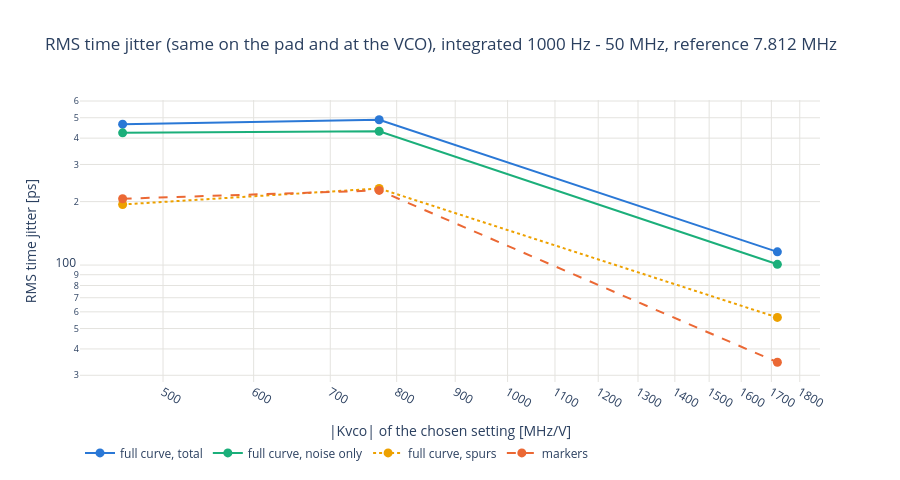

The cell this chart's notebook holds for it:
### Code cell
# RMS jitter (integration band of the run) per setting: the full curve (total, noise only, spur part) and the
# markers. x axis: f_vco when the run sweeps the frequency, else the |Kvco| of the chosen setting.
ok = runs[runs["status"] == "ok"]
SWEEP_F = ok["f_vco"].nunique() > 1
X_COL, X_SCALE, X_TITLE = (("f_vco", 1e6, "f_vco [MHz]") if SWEEP_F else
                           ("kvco_pred", 1e6, "|Kvco| of the chosen setting [MHz/V]"))
ok = ok.sort_values(X_COL)
HOVER_DATA = np.c_[ok["vco_tune_coarse"], ok["vco_current_min"], ok["vco_current_max"], ok["kvco_pred"] / 1e6,
                   ok["carrier_dbm"]]
HOVER_SETTING = ("c%{customdata[0]:.0f} min %{customdata[1]:.0f} max %{customdata[2]:.0f}, "
                 "|Kvco| %{customdata[3]:.0f} MHz/V, carrier %{customdata[4]:.1f} dBm")
fig = go.Figure()
for col, name, color, dash in (("time_jitter_trace_ps", "full curve, total", PALETTE[0], "solid"),
                               ("time_jitter_noise_ps", "full curve, noise only", PALETTE[2], "solid"),
                               ("time_jitter_spur_ps", "full curve, spurs", PALETTE[3], "dot"),
                               ("time_jitter_ps", "markers", PALETTE[1], "dash")):
    fig.add_scatter(x=ok[X_COL] / X_SCALE, y=ok[col], mode="lines+markers", name=name,
                    line=dict(color=color, width=2, dash=dash), marker=dict(size=9), customdata=HOVER_DATA,
                    hovertemplate=f"{name}: %{{y:.1f}} ps at %{{x:.0f}}<br>{HOVER_SETTING}<extra></extra>")
fig.update_layout(title=f"RMS time jitter (same on the pad and at the VCO), integrated {float(offsets[0]):g} Hz - {float(offsets[-1]) / 1e6:g} MHz, {REF_TXT}",
                  template="plotly_white", height=480, legend=dict(orientation="h", y=-0.2))
fig.update_xaxes(title=X_TITLE, type="log", gridcolor=GRID)
fig.update_yaxes(title="RMS time jitter [ps]", type="log", gridcolor=GRID)
save(fig, "jitter_vs_f" if SWEEP_F else "jitter_vs_kvco")

### Figure 1 — Plotly figure (JSON) as saved in the notebook; plotly's stock layout.template omitted (floating-point values rounded to 4 significant figures)
{"data": [{"customdata": [[5.0, 8.0, 6.0, 461.0, -0.07986], [5.0, 8.0, 0.0, 772.3, -0.1208], [9.0, 9.0, 10.0, 1721.0, 0.4322]], "hovertemplate": "full curve, total: %{y:.1f} ps at %{x:.0f}<br>c%{customdata[0]:.0f} min %{customdata[1]:.0f} max %{customdata[2]:.0f}, |Kvco| %{customdata[3]:.0f} MHz/V, carrier %{customdata[4]:.1f} dBm<extra></extra>", "line": {"color": "#2a78d6", "dash": "solid", "width": 2}, "marker": {"size": 9}, "mode": "lines+markers", "name": "full curve, total", "type": "scatter", "x": [461.0, 772.3, 1721.0], "y": [466.0, 489.2, 115.5]}, {"customdata": [[5.0, 8.0, 6.0, 461.0, -0.07986], [5.0, 8.0, 0.0, 772.3, -0.1208], [9.0, 9.0, 10.0, 1721.0, 0.4322]], "hovertemplate": "full curve, noise only: %{y:.1f} ps at %{x:.0f}<br>c%{customdata[0]:.0f} min %{customdata[1]:.0f} max %{customdata[2]:.0f}, |Kvco| %{customdata[3]:.0f} MHz/V, carrier %{customdata[4]:.1f} dBm<extra></extra>", "line": {"color": "#1baf7a", "dash": "solid", "width": 2}, "marker": {"size": 9}, "mode": "lines+markers", "name": "full curve, noise only", "type": "scatter", "x": [461.0, 772.3, 1721.0], "y": [423.8, 431.3, 100.8]}, {"customdata": [[5.0, 8.0, 6.0, 461.0, -0.07986], [5.0, 8.0, 0.0, 772.3, -0.1208], [9.0, 9.0, 10.0, 1721.0, 0.4322]], "hovertemplate": "full curve, spurs: %{y:.1f} ps at %{x:.0f}<br>c%{customdata[0]:.0f} min %{customdata[1]:.0f} max %{customdata[2]:.0f}, |Kvco| %{customdata[3]:.0f} MHz/V, carrier %{customdata[4]:.1f} dBm<extra></extra>", "line": {"color": "#eda100", "dash": "dot", "width": 2}, "marker": {"size": 9}, "mode": "lines+markers", "name": "full curve, spurs", "type": "scatter", "x": [461.0, 772.3, 1721.0], "y": [193.9, 230.9, 56.44]}, {"customdata": [[5.0, 8.0, 6.0, 461.0, -0.07986], [5.0, 8.0, 0.0, 772.3, -0.1208], [9.0, 9.0, 10.0, 1721.0, 0.4322]], "hovertemplate": "markers: %{y:.1f} ps at %{x:.0f}<br>c%{customdata[0]:.0f} min %{customdata[1]:.0f} max %{customdata[2]:.0f}, |Kvco| %{customdata[3]:.0f} MHz/V, carrier %{customdata[4]:.1f} dBm<extra></extra>", "line": {"color": "#eb6834", "dash": "dash", "width": 2}, "marker": {"size": 9}, "mode": "lines+markers", "name": "markers", "type": "scatter", "x": [461.0, 772.3, 1721.0], "y": [206.4, 226.0, 34.58]}], "layout": {"height": 480, "legend": {"orientation": "h", "y": -0.2}, "title": {"text": "RMS time jitter (same on the pad and at the VCO), integrated 1000 Hz - 50 MHz, reference 7.812 MHz"}, "xaxis": {"gridcolor": "#e4e3df", "title": {"text": "|Kvco| of the chosen setting [MHz/V]"}, "type": "log"}, "yaxis": {"gridcolor": "#e4e3df", "title": {"text": "RMS time jitter [ps]"}, "type": "log"}}}
